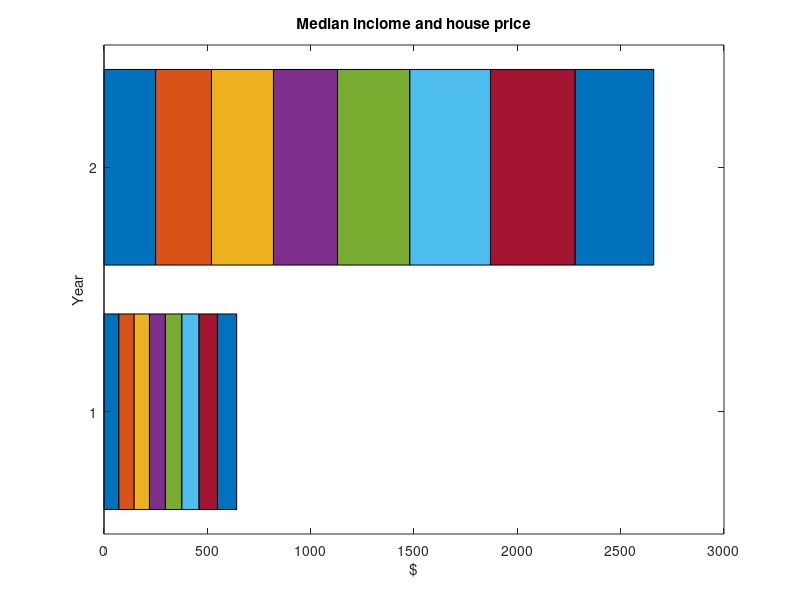

This figure's MATLAB source:
load houseafford.dat
handle = barh(houseafford(2:3,:),'Stacked');
set(handle,'Xdata',houseafford(1,:));
xlabel('$');
ylabel('Year');
title('Median inclome and house price');

